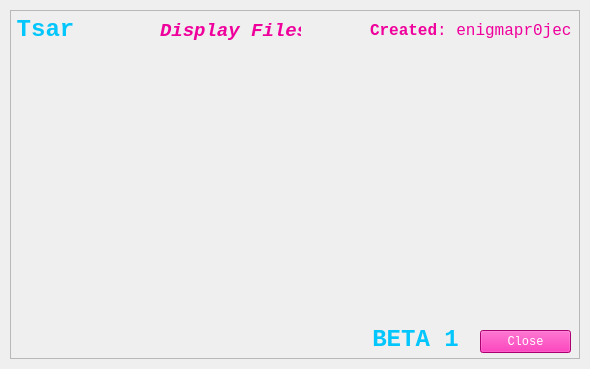
<?xml version="1.0" encoding="UTF-8"?>
<ui version="4.0">
 <class>displayArchiveGUI</class>
 <widget class="QMainWindow" name="displayArchiveGUI">
  <property name="geometry">
   <rect>
    <x>0</x>
    <y>0</y>
    <width>590</width>
    <height>369</height>
   </rect>
  </property>
  <property name="windowTitle">
   <string>Tsar Beta 1</string>
  </property>
  <property name="windowIcon">
   <iconset>
    <normaloff>iconfile.ico</normaloff>iconfile.ico</iconset>
  </property>
  <widget class="QWidget" name="centralwidget">
   <layout class="QVBoxLayout" name="verticalLayout">
    <property name="spacing">
     <number>0</number>
    </property>
    <property name="leftMargin">
     <number>10</number>
    </property>
    <property name="topMargin">
     <number>10</number>
    </property>
    <property name="rightMargin">
     <number>10</number>
    </property>
    <property name="bottomMargin">
     <number>10</number>
    </property>
    <item>
     <widget class="QFrame" name="dropShadowFrame">
      <property name="styleSheet">
       <string notr="true">QFrame {	
	background-color: rgba(255, 255, 255, .15);  
}</string>
      </property>
      <property name="frameShape">
       <enum>QFrame::StyledPanel</enum>
      </property>
      <property name="frameShadow">
       <enum>QFrame::Raised</enum>
      </property>
      <widget class="QLabel" name="label_title">
       <property name="geometry">
        <rect>
         <x>-10</x>
         <y>-10</y>
         <width>91</width>
         <height>61</height>
        </rect>
       </property>
       <property name="font">
        <font>
         <family>Consolas</family>
         <pointsize>40</pointsize>
        </font>
       </property>
       <property name="styleSheet">
        <string notr="true">color: rgb(3, 198, 252);
background-color: rgba(255, 255, 255, 0); </string>
       </property>
       <property name="text">
        <string>&lt;html&gt;&lt;head/&gt;&lt;body&gt;&lt;p&gt;&lt;span style=&quot; font-size:18pt; font-weight:600;&quot;&gt;Tsar&lt;/span&gt;&lt;/p&gt;&lt;/body&gt;&lt;/html&gt;</string>
       </property>
       <property name="alignment">
        <set>Qt::AlignCenter</set>
       </property>
      </widget>
      <widget class="QLabel" name="label_credits">
       <property name="geometry">
        <rect>
         <x>360</x>
         <y>0</y>
         <width>201</width>
         <height>41</height>
        </rect>
       </property>
       <property name="font">
        <font>
         <family>Consolas</family>
         <pointsize>40</pointsize>
        </font>
       </property>
       <property name="styleSheet">
        <string notr="true">color: rgba(239, 0, 156, 255);
background-color: rgba(255, 255, 255, 0); </string>
       </property>
       <property name="text">
        <string>&lt;html&gt;&lt;head/&gt;&lt;body&gt;&lt;p&gt;&lt;span style=&quot; font-size:12pt; font-weight:600;&quot;&gt;Created&lt;/span&gt;&lt;span style=&quot; font-size:12pt;&quot;&gt;: enigmapr0ject&lt;/span&gt;&lt;/p&gt;&lt;/body&gt;&lt;/html&gt;</string>
       </property>
       <property name="alignment">
        <set>Qt::AlignRight|Qt::AlignTrailing|Qt::AlignVCenter</set>
       </property>
      </widget>
      <widget class="QLabel" name="label_credits_3">
       <property name="geometry">
        <rect>
         <x>150</x>
         <y>10</y>
         <width>141</width>
         <height>21</height>
        </rect>
       </property>
       <property name="font">
        <font>
         <family>Consolas</family>
         <pointsize>10</pointsize>
        </font>
       </property>
       <property name="styleSheet">
        <string notr="true">color: rgba(239, 0, 156, 255);
background-color: rgba(255, 255, 255, 0); </string>
       </property>
       <property name="text">
        <string>&lt;html&gt;&lt;head/&gt;&lt;body&gt;&lt;p align=&quot;center&quot;&gt;&lt;span style=&quot; font-size:14pt; font-weight:600; font-style:italic;&quot;&gt;Display Files&lt;/span&gt;&lt;/p&gt;&lt;/body&gt;&lt;/html&gt;</string>
       </property>
       <property name="alignment">
        <set>Qt::AlignLeading|Qt::AlignLeft|Qt::AlignVCenter</set>
       </property>
      </widget>
      <widget class="QPushButton" name="closeButton">
       <property name="geometry">
        <rect>
         <x>470</x>
         <y>320</y>
         <width>91</width>
         <height>23</height>
        </rect>
       </property>
       <property name="font">
        <font>
         <family>Consolas</family>
        </font>
       </property>
       <property name="styleSheet">
        <string notr="true">color: rgba(255, 255, 255, 255);
background-color: rgba(239, 0, 156, 255);</string>
       </property>
       <property name="text">
        <string>Close</string>
       </property>
      </widget>
      <widget class="QLabel" name="response">
       <property name="geometry">
        <rect>
         <x>230</x>
         <y>210</y>
         <width>181</width>
         <height>41</height>
        </rect>
       </property>
       <property name="font">
        <font>
         <family>Consolas</family>
         <pointsize>10</pointsize>
        </font>
       </property>
       <property name="styleSheet">
        <string notr="true">color: rgba(239, 0, 156, 255);
background-color: rgba(255, 255, 255, 0); </string>
       </property>
       <property name="text">
        <string>&lt;html&gt;&lt;head/&gt;&lt;body&gt;&lt;p&gt;&lt;br/&gt;&lt;/p&gt;&lt;/body&gt;&lt;/html&gt;</string>
       </property>
       <property name="alignment">
        <set>Qt::AlignLeading|Qt::AlignLeft|Qt::AlignVCenter</set>
       </property>
      </widget>
      <widget class="QLabel" name="feedback">
       <property name="geometry">
        <rect>
         <x>320</x>
         <y>50</y>
         <width>231</width>
         <height>181</height>
        </rect>
       </property>
       <property name="font">
        <font>
         <family>Consolas</family>
         <pointsize>10</pointsize>
        </font>
       </property>
       <property name="styleSheet">
        <string notr="true">color: rgba(3, 198, 252, 255);
background-color: rgba(255, 255, 255, 0); </string>
       </property>
       <property name="text">
        <string>&lt;html&gt;&lt;head/&gt;&lt;body&gt;&lt;p&gt;&lt;br/&gt;&lt;/p&gt;&lt;/body&gt;&lt;/html&gt;</string>
       </property>
       <property name="alignment">
        <set>Qt::AlignLeading|Qt::AlignLeft|Qt::AlignVCenter</set>
       </property>
      </widget>
      <widget class="QLabel" name="contentsLabel">
       <property name="geometry">
        <rect>
         <x>10</x>
         <y>50</y>
         <width>301</width>
         <height>291</height>
        </rect>
       </property>
       <property name="font">
        <font>
         <family>Consolas</family>
         <pointsize>10</pointsize>
        </font>
       </property>
       <property name="styleSheet">
        <string notr="true">color: rgba(3, 198, 252, 255);
background-color: rgba(255, 255, 255, 0); </string>
       </property>
       <property name="text">
        <string>&lt;html&gt;&lt;head/&gt;&lt;body&gt;&lt;p&gt;&lt;br/&gt;&lt;/p&gt;&lt;/body&gt;&lt;/html&gt;</string>
       </property>
       <property name="alignment">
        <set>Qt::AlignLeading|Qt::AlignLeft|Qt::AlignTop</set>
       </property>
      </widget>
      <widget class="QLabel" name="label_title_2">
       <property name="geometry">
        <rect>
         <x>360</x>
         <y>300</y>
         <width>91</width>
         <height>61</height>
        </rect>
       </property>
       <property name="font">
        <font>
         <family>Consolas</family>
         <pointsize>40</pointsize>
        </font>
       </property>
       <property name="styleSheet">
        <string notr="true">color: rgb(3, 198, 252);
background-color: rgba(255, 255, 255, 0); </string>
       </property>
       <property name="text">
        <string>&lt;html&gt;&lt;head/&gt;&lt;body&gt;&lt;p&gt;&lt;span style=&quot; font-size:18pt; font-weight:600;&quot;&gt;BETA 1&lt;/span&gt;&lt;/p&gt;&lt;/body&gt;&lt;/html&gt;</string>
       </property>
       <property name="alignment">
        <set>Qt::AlignCenter</set>
       </property>
      </widget>
     </widget>
    </item>
   </layout>
  </widget>
 </widget>
 <resources>
  <include location="assets.qrc"/>
 </resources>
 <connections/>
</ui>
